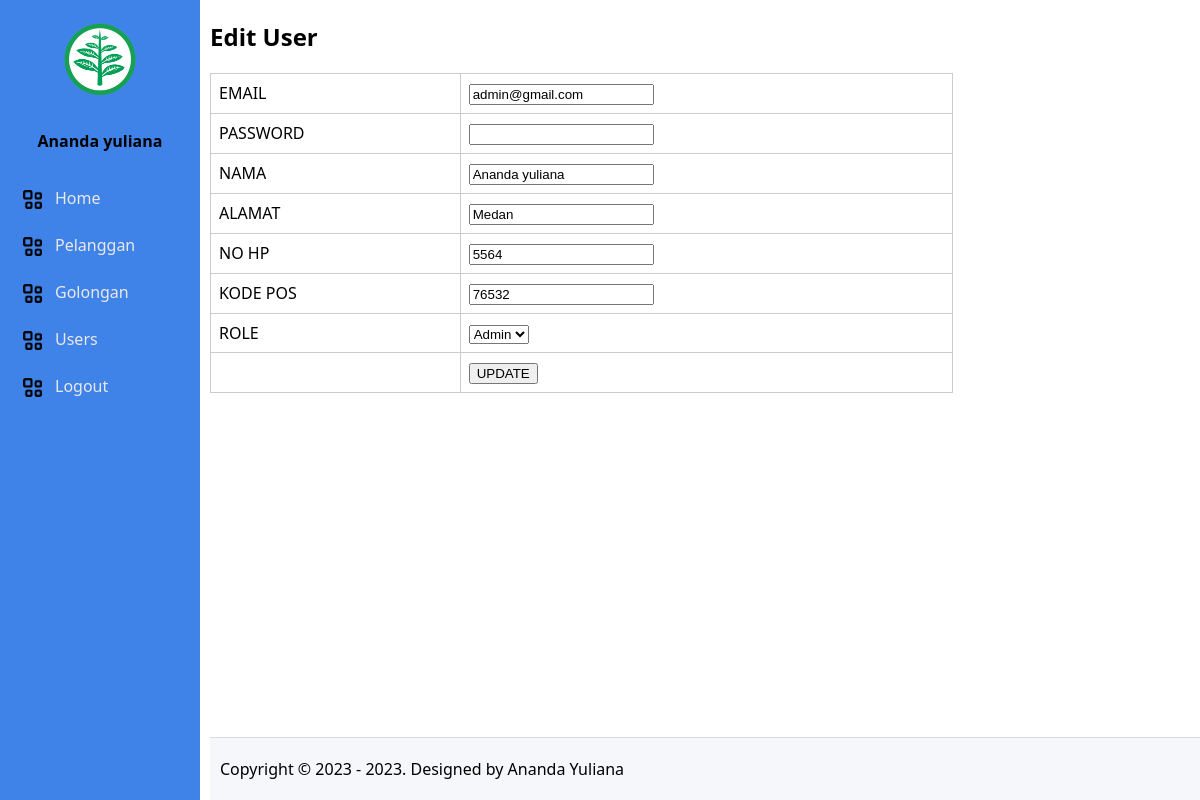
The page /users/edit/1 (signed in) on the database its author committed.
### tables this page shows
CREATE TABLE tb_users (
	user_id INT(11) NOT NULL AUTO_INCREMENT,
	user_email VARCHAR(50) NOT NULL,
	user_password VARCHAR(100) NOT NULL,
	user_nama VARCHAR(100) NOT NULL,
    user_alamat TEXT DEFAULT NULL,
    user_hp VARCHAR(25) DEFAULT NULL,
    user_pos VARCHAR(5) DEFAULT NULL,
    user_role TINYINT(2),
    user_aktif TINYINT(2),
	created_at TIMESTAMP DEFAULT CURRENT_TIMESTAMP,
	updated_at DATETIME DEFAULT NULL,
	PRIMARY KEY(user_id),
	UNIQUE KEY(user_email)
);

### app/core/Controller.php (called while the page is built, shortened)
<?php
class Controller
{
	public function dashboard($view, $data = [])
	{
		require_once ROOT . "layouts/dashboard.php";
	}
}

### app/controllers/Users.php (called while the page is built, shortened)
<?php
class Users extends Controller
{
	public object $model;
	public function __construct()
	{
		$this->model = new \App\Models\User();
	}
	public function edit($id)
	{
		$data['row'] = $this->model->edit($id);
		$this->dashboard('users/edit', $data);
	}
}

### index.php (called while the page is built, shortened)
<?php
new App\Core\Bootstrap();

### app/core/Model.php (called while the page is built, shortened)
<?php
class Model
{
	public function __construct()
	{
		try {
			$this->db = new PDO("mysql:host=localhost;dbname=peln", "root", "");
		} catch (Exception $e) {
			die("error! " . $e->getMessage());
		}
	}
}

### app/models/User.php (called while the page is built, shortened)
<?php
class User extends Model
{
      public function edit($id)
      {
            $query = "SELECT * FROM tb_users WHERE user_id=:user_id";
            $stmt = $this->db->prepare($query);
            $stmt->bindParam(":user_id", $id);
            $stmt->execute();
            return $this->select($stmt);
      }
}

### app/views/users/edit.php (the view, shortened to what this page needs)
<?php
$roles = [
    ['value' => 1, 'label' => 'Admin'],
    ['value' => 0, 'label' => 'User']
];
$selectedRole = $data['row']['user_role'];
?>
<h2>Edit User</h2>
<form action="<?php echo URL; ?>/users/update" method="post">
    <table>
        <tr>
            <td>EMAIL</td>
            <td><input type="email" name="email" value="<?php echo $data['row']['user_email']; ?>" required></td>
        </tr>
        <tr>
            <td>PASSWORD</td>
            <td><input type="password" name="password"></td>
        </tr>
        <tr>
            <td>NAMA</td>
            <td><input type="text" name="nama" value="<?php echo $data['row']['user_nama']; ?>" required></td>
        </tr>
        <tr>
            <td>ALAMAT</td>
            <td><input type="text" name="alamat" value="<?php echo $data['row']['user_alamat']; ?>" required></td>
        </tr>
        <tr>
            <td>NO HP</td>
            <td><input type="text" name="hp" value="<?php echo $data['row']['user_hp']; ?>" required></td>
        </tr>
        <tr>
            <td>KODE POS</td>
            <td><input type="text" name="pos" value="<?php echo $data['row']['user_pos']; ?>" required></td>
        </tr>
        <tr>
            <td>ROLE</td>
            <td>
                <select name="role">
                    <?php foreach ($roles as $role): ?>
                        <option value="<?php echo $role['value']; ?>" <?php echo ($selectedRole == $role['value']) ? 'selected' : ''; ?>>
                            <?php echo $role['label']; ?>
                        </option>
                    <?php endforeach; ?>
                </select>
            </td>
        </tr>
        <tr>
            <td></td>
            <td><input type="submit" name="btn_update" value="UPDATE"></td>
        </tr>
    </table>
</form>

### layouts/assets/css/style.css (style rules this page uses)
body { font-family: 'Segoe UI', Tahoma, Geneva, Verdana, sans-serif; margin: 0; }
table { margin-top: 20px !important; border: 1px solid #cccccc; border-collapse: collapse; width: 100%; }
table td { border: 1px solid #cccccc; padding: 8px; }

### rows shown on the page
tb_users: email "admin@gmail.com", nama "Ananda yuliana", alamat "Medan", hp "5564", pos "76532", role "Admin"

### other values the page prints
$_SESSION['user_nama'] "Ananda yuliana"
